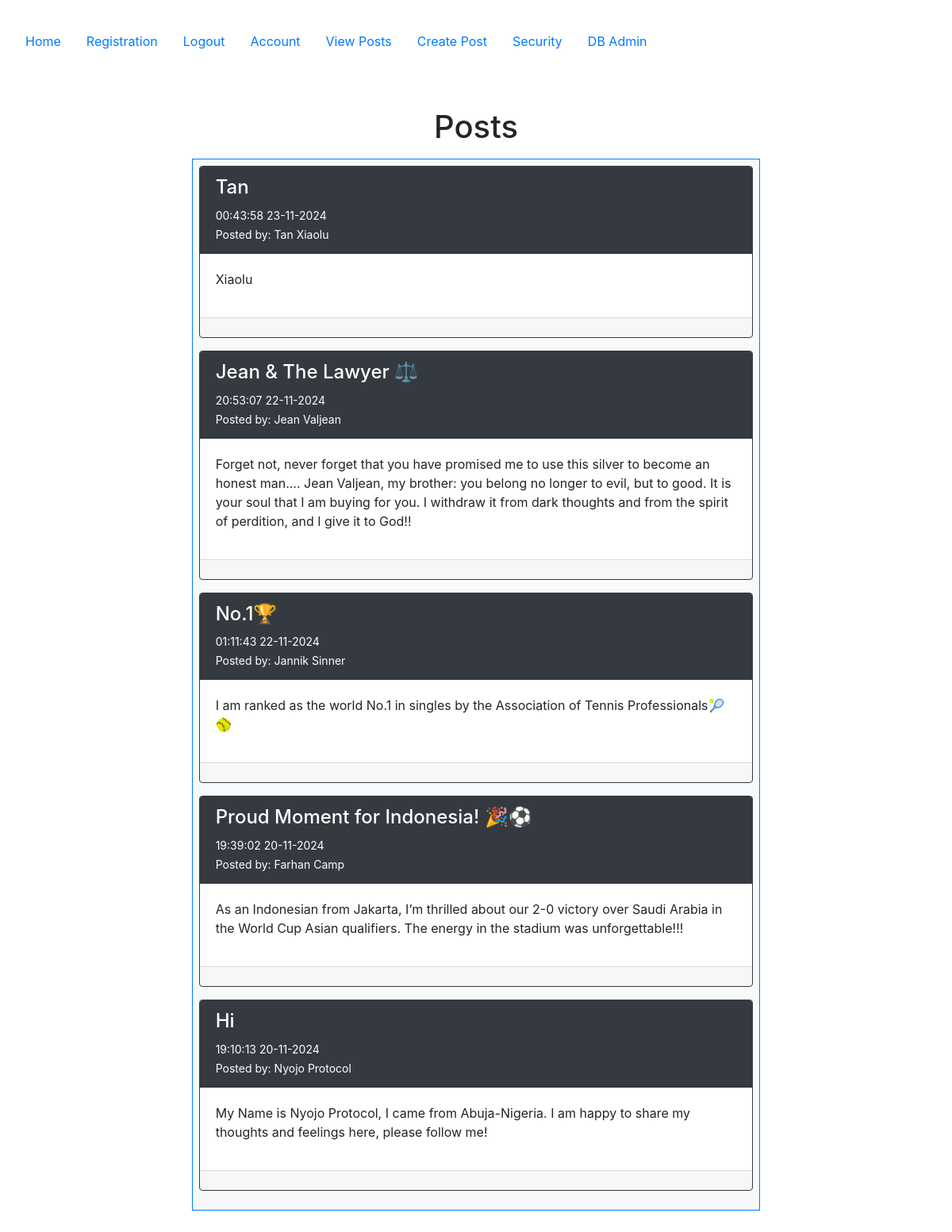
The app's page /posts (signed in) with its own data.
### config.py (models this page shows, shortened)
class Post(db.Model):
   __tablename__ = 'posts'
   id = db.Column(db.Integer, primary_key=True)
   userid = db.Column(db.Integer, db.ForeignKey('users.id'))
   created = db.Column(db.DateTime, nullable=False, default=datetime.utcnow)
   title = db.Column(db.Text, nullable=False)
   body = db.Column(db.Text, nullable=False)
   user = db.relationship("User", back_populates="posts")

class User(db.Model, UserMixin):
    __tablename__ = 'users'
    id = db.Column(db.Integer, primary_key=True)
    email = db.Column(db.String(100), nullable=False, unique=True)
    password = db.Column(db.String(100), nullable=False)
    firstname = db.Column(db.String(100), nullable=False)
    lastname = db.Column(db.String(100), nullable=False)
    phone = db.Column(db.String(100), nullable=False)
    mfa_key = db.Column(db.String(32), nullable=False, default='')  # Store MFA key
    mfa_enabled = db.Column(db.Boolean, nullable=False, default=False)  # Track if MFA is enabled
    role = db.Column(db.String(50), nullable=False, default='end_user')
    posts = db.relationship("Post", order_by=Post.id, back_populates="user")
    log = db.relationship("Log", uselist=False, back_populates="user")

### posts/views.py (the view)
@posts_bp.route('/posts')
@login_required
def posts():
    if current_user.role in ['db_admin', 'sec_admin']:
        abort(403)
    all_posts = Post.query.order_by(desc('id')).all()
    return render_template('posts/posts.html', posts=all_posts)

### app.py (called while the page is built)
@login_manager.user_loader
def load_user(user_id):
    return User.query.get(int(user_id))

@app.before_request
def restrict_access():
    if not current_user.is_authenticated:
        restricted_routes_anonymous = [
            'accounts.account', 'posts.posts', 'posts.create',
            'posts.update', 'posts.delete', 'accounts.logout', 'security.security'
        ]
        if request.endpoint in restricted_routes_anonymous:
            flash("You must be logged in to access this page.", "danger")
            return redirect(url_for('accounts.login'))

### templates/posts/posts.html (shortened to what this page needs)
{% extends "base.html" %}
{% block content %}
    <div class="container">
        <h1>Posts</h1>
        <div class="p-2 row">
            <div class="col-2"></div>
            <div class="col-8">
                <div class="p-2 bg-light border border-primary" style="text-align: left">
                    {% for post in posts %}
                        <div class="card border border-dark mb-3">
                            <div class="card-header bg-dark text-white">
                                <h4>{{ post.title }}</h4>
                                <small>{{ post.created.strftime('%H:%M:%S %d-%m-%Y') }}</small>
                                <br>
                                <small>
                                    Posted by: {{ post.user.firstname }} {{ post.user.lastname }}
                                </small>
                            </div>
                            <div class="card-body">
                                <p>{{ post.body }}</p>
                            </div>
                            <div class="card-footer">
                            </div>
                        </div>
                    {% else %}
                        <div class="alert alert-warning text-center">
                            <strong>No posts available. Be the first to create one!</strong>
                        </div>
                    {% endfor %}
                </div>
            </div>
            <div class="col-2"></div>
        </div>
    </div>
{% endblock %}

### templates/base.html (shortened to what this page needs)
<!DOCTYPE html>
<html lang="en">
<head>
    <link rel="stylesheet" href="https://cdn.jsdelivr.net/npm/bootstrap@4.6.2/dist/css/bootstrap.min.css">
</head>
<body>
<section class="container-fluid p-3 my-3">
    <nav class="nav nav-pills flex-column flex-sm-row">
        <a class="nav-item nav-link" href="{{ url_for('index') }}">Home</a>
        <a class="nav-item nav-link" href="{{ url_for('accounts.registration') }}">Registration</a>
        {% if current_user.is_authenticated %}
            <a class="nav-item nav-link" href="{{ url_for('accounts.logout') }}">Logout</a>
        {% else %}
            <a class="nav-item nav-link" href="{{ url_for('accounts.login') }}">Login</a>
        {% endif %}
        <a class="nav-item nav-link" href="{{ url_for('accounts.account') }}">Account</a>
        <a class="nav-item nav-link" href="{{ url_for('posts.posts') }}">View Posts</a>
        <a class="nav-item nav-link" href="{{ url_for('posts.create') }}">Create Post</a>
        <a class="nav-item nav-link" href="{{ url_for('security.security') }}">Security</a>
        <a class="nav-item nav-link" href="http://127.0.0.1:5000/admin">DB Admin</a>
    </nav>
    <div class="container-fluid p-3 my-5 text-center">
        {% block content %}{% endblock %}
    </div>
</section>
</body>
</html>

### records on screen
Post: title "Tan", created "00:43:58 23-11-2024", user.firstname "Tan", user.lastname "Xiaolu", body "Xiaolu"
Post: title "Jean & The Lawyer ⚖️", created "20:53:07 22-11-2024", user.firstname "Jean", user.lastname "Valjean", body "Forget not, never forget that you have promised me to use this silver to become an honest man.... Jean Valjean, my brother: you belong no longer to evil, but to good. It is your soul that I am buying for you. I withdraw it from dark thoughts and from the spirit of perdition, and I give it to God!!"
Post: title "No.1🏆", created "01:11:43 22-11-2024", user.firstname "Jannik", user.lastname "Sinner", body "I am ranked as the world No.1 in singles by the Association of Tennis Professionals🎾🥎"
Post: title "Proud Moment for Indonesia! 🎉⚽", created "19:39:02 20-11-2024", user.firstname "Farhan", user.lastname "Camp", body "As an Indonesian from Jakarta, I’m thrilled about our 2-0 victory over Saudi Arabia in the World Cup Asian qualifiers. The energy in the stadium was unforgettable!!!"
Post: title "Hi", created "19:10:13 20-11-2024", user.firstname "Nyojo", user.lastname "Protocol", body "My Name is Nyojo Protocol, I came from Abuja-Nigeria. I am happy to share my thoughts and feelings here, please follow me!"
